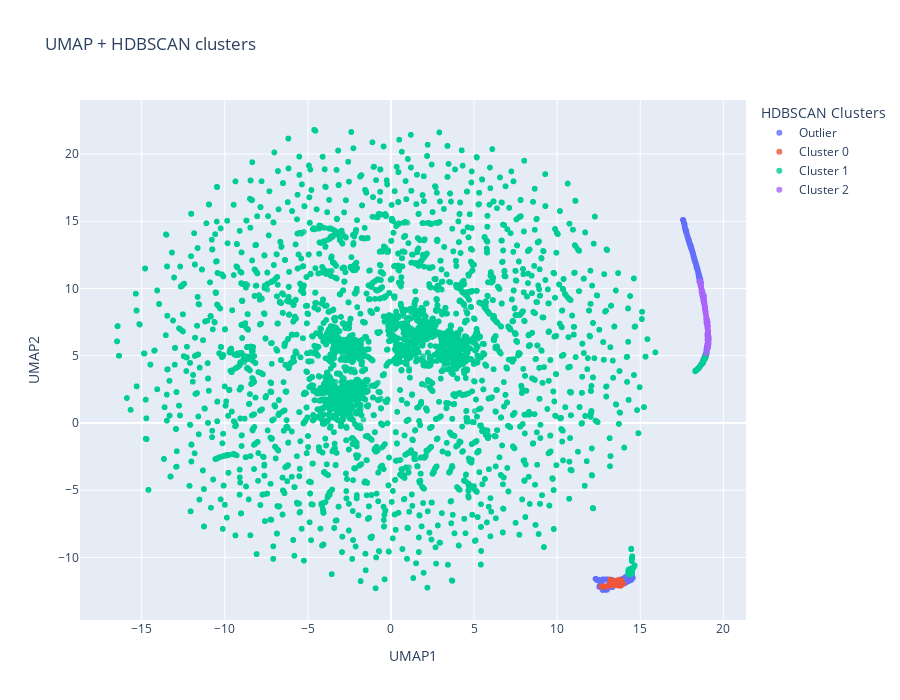

The notebook cell saved with this chart:
### Code cell
# -----------------------------
# UMAP embedding
# -----------------------------
reducer = umap.UMAP(
    n_neighbors=30,
    min_dist=0.1,
    n_components=2,
    metric='euclidean',
    random_state=42
)

X_umap = reducer.fit_transform(X)

df_vis = df.copy()
df_vis['UMAP1'] = X_umap[:, 0]
df_vis['UMAP2'] = X_umap[:, 1]
df_vis['cluster_label'] = hdb_labels

df_vis['Cluster'] = df_vis['cluster_label'].map(
    lambda lbl: 'Outlier' if lbl == -1 else f'Cluster {lbl}'
)

cluster_order = ['Outlier'] + [f'Cluster {i}' for i in sorted(df_vis[df_vis['cluster_label'] != -1]['cluster_label'].unique())]
df_vis['Cluster'] = pd.Categorical(df_vis['Cluster'], categories=cluster_order, ordered=True)

hover_cols = ['is_attack', 'n_connections'] 

fig = px.scatter(
    df_vis,
    x='UMAP1',
    y='UMAP2',
    color='Cluster',
    hover_data=hover_cols,  # Ahora sí: columnas del DataFrame
    title="UMAP + HDBSCAN clusters",
    width=900,
    height=700
)

fig.update_traces(marker=dict(size=6, opacity=0.8))
fig.update_layout(legend_title_text='HDBSCAN Clusters')
fig.write_image(
    "../reports/figures/umap_hdbscan_210.png",
    width=1000,      # ancho en píxeles
    height=600,      # alto en píxeles
    scale=2          # factor de escalado (2 = ~200 DPI)
)
fig.show()

### Figure 1 — Plotly figure (JSON) as saved in the notebook; plotly's stock layout.template omitted (floating-point values rounded to 4 significant figures; data arrays with more than 128 entries replaced by an {"elided": "..."} marker saying what was removed)
{"data": [{"customdata": {"elided": "1441x2 float values"}, "hovertemplate": "Cluster=Outlier<br>UMAP1=%{x}<br>UMAP2=%{y}<br>is_attack=%{customdata[0]}<br>n_connections=%{customdata[1]}<extra></extra>", "legendgroup": "Outlier", "marker": {"color": "#636efa", "opacity": 0.8, "size": 6, "symbol": "circle"}, "mode": "markers", "name": "Outlier", "showlegend": true, "type": "scattergl", "x": {"elided": "1441 float values"}, "xaxis": "x", "y": {"elided": "1441 float values"}, "yaxis": "y"}, {"customdata": {"elided": "126x2 float values"}, "hovertemplate": "Cluster=Cluster 0<br>UMAP1=%{x}<br>UMAP2=%{y}<br>is_attack=%{customdata[0]}<br>n_connections=%{customdata[1]}<extra></extra>", "legendgroup": "Cluster 0", "marker": {"color": "#EF553B", "opacity": 0.8, "size": 6, "symbol": "circle"}, "mode": "markers", "name": "Cluster 0", "showlegend": true, "type": "scattergl", "x": [13.95, 13.95, 13.95, 13.92, 13.93, 13.93, 13.92, 13.9, 13.89, 13.62, 13.73, 13.73, 13.71, 13.74, 13.74, 13.71, 13.57, 13.5, 13.52, 13.45, 13.43, 13.43, 13.35, 13.35, 13.35, 13.26, 13.19, 13.2, 13.19, 13.11, 13.11, 13.09, 13.02, 13.03, 13.01, 12.89, 12.9, 12.86, 12.74, 12.74, 12.74, 12.71, 12.71, 12.71, 12.66, 12.66, 12.66, 13.95, 13.95, 13.96, 13.9, 13.9, 13.88, 13.87, 13.87, 13.88, 13.87, 13.87, 13.82, 13.84, 13.84, 13.84, 13.81, 13.82, 13.82, 13.75, 13.67, 13.66, 13.64, 13.83, 13.8, 13.8, 13.52, 13.51, 13.51, 13.5, 13.49, 13.48, 13.41, 13.44, 13.45, 13.32, 13.36, 13.36, 13.27, 13.21, 13.16, 13.16, 13.19, 13.04, 13.06, 13.05, 13.06, 13.07, 13.08, 12.68, 12.68, 12.69, 12.66, 12.67, 13.62, 13.6, 13.5, 13.55, 13.55, 13.64, 13.66, 13.64, 13.63, 13.62, 13.56, 13.71, 13.68, 13.67, 13.62, 13.24, 13.24, 13.24, 13.79, 13.73, 13.29, 13.25, 13.24, 13.23, 13.22, 13.21], "xaxis": "x", "y": [-11.97, -11.98, -11.97, -11.99, -11.98, -11.98, -11.96, -11.98, -12.0, -11.72, -12.07, -12.08, -12.07, -12.05, -12.07, -12.02, -12.05, -12.02, -12.02, -12.03, -12.03, -12.03, -12.07, -12.06, -12.06, -11.69, -12.05, -12.04, -12.05, -12.08, -12.08, -12.09, -12.15, -12.13, -12.16, -12.17, -12.17, -12.18, -12.16, -12.16, -12.16, -12.16, -12.17, -12.16, -12.15, -12.15, -12.15, -11.98, -11.97, -11.96, -12.03, -11.99, -12.02, -11.71, -12.04, -12.0, -12.01, -11.7, -12.07, -12.07, -12.03, -11.74, -12.08, -12.09, -12.07, -11.77, -12.08, -12.08, -12.09, -12.1, -12.1, -12.12, -12.04, -12.03, -12.03, -12.03, -12.04, -12.04, -12.04, -12.04, -12.04, -12.07, -12.03, -12.06, -11.69, -11.68, -12.06, -12.05, -11.77, -12.11, -12.1, -12.12, -12.1, -12.1, -12.11, -12.16, -12.16, -12.15, -12.14, -12.14, -11.74, -11.71, -11.85, -11.82, -11.81, -11.71, -11.72, -11.72, -11.73, -11.72, -11.73, -11.71, -11.73, -11.75, -11.7, -11.67, -11.67, -11.67, -11.68, -11.64, -11.69, -11.65, -11.67, -11.67, -11.66, -11.64], "yaxis": "y"}, {"customdata": {"elided": "22056x2 float values"}, "hovertemplate": "Cluster=Cluster 1<br>UMAP1=%{x}<br>UMAP2=%{y}<br>is_attack=%{customdata[0]}<br>n_connections=%{customdata[1]}<extra></extra>", "legendgroup": "Cluster 1", "marker": {"color": "#00cc96", "opacity": 0.8, "size": 6, "symbol": "circle"}, "mode": "markers", "name": "Cluster 1", "showlegend": true, "type": "scattergl", "x": {"elided": "22056 float values"}, "xaxis": "x", "y": {"elided": "22056 float values"}, "yaxis": "y"}, {"customdata": {"elided": "382x2 float values"}, "hovertemplate": "Cluster=Cluster 2<br>UMAP1=%{x}<br>UMAP2=%{y}<br>is_attack=%{customdata[0]}<br>n_connections=%{customdata[1]}<extra></extra>", "legendgroup": "Cluster 2", "marker": {"color": "#ab63fa", "opacity": 0.8, "size": 6, "symbol": "circle"}, "mode": "markers", "name": "Cluster 2", "showlegend": true, "type": "scattergl", "x": {"elided": "382 float values"}, "xaxis": "x", "y": {"elided": "382 float values"}, "yaxis": "y"}], "layout": {"height": 700, "legend": {"title": {"text": "HDBSCAN Clusters"}, "tracegroupgap": 0}, "title": {"text": "UMAP + HDBSCAN clusters"}, "width": 900, "xaxis": {"anchor": "y", "domain": [0, 1], "title": {"text": "UMAP1"}}, "yaxis": {"anchor": "x", "domain": [0, 1], "title": {"text": "UMAP2"}}}}
